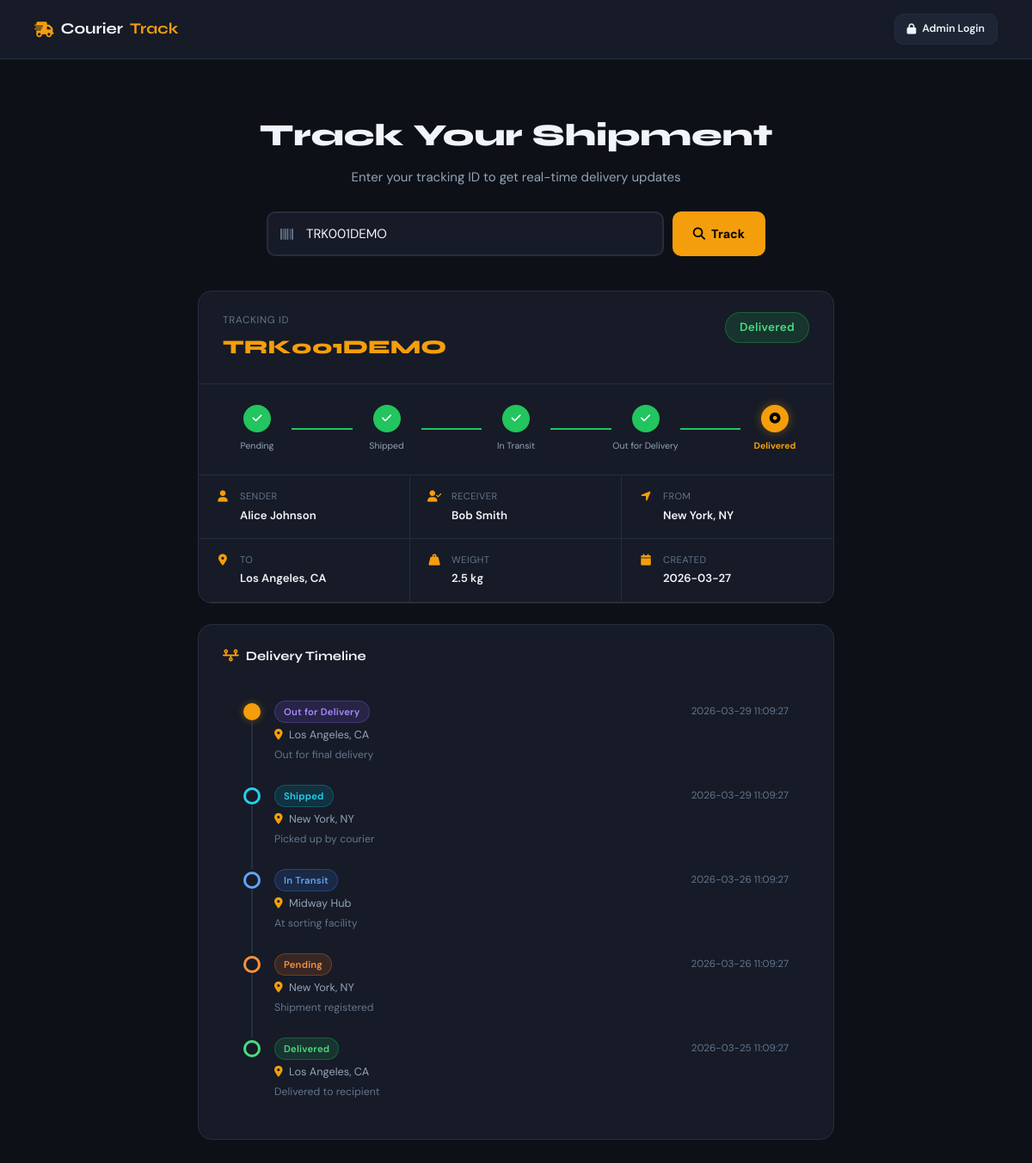
The page /track?tracking_id=TRK001DEMO on the database its author committed.
### tables this page shows
CREATE TABLE shipments (
            id               INTEGER PRIMARY KEY AUTOINCREMENT,
            tracking_id      TEXT UNIQUE NOT NULL,
            sender_name      TEXT NOT NULL,
            receiver_name    TEXT NOT NULL,
            origin           TEXT NOT NULL,
            destination      TEXT NOT NULL,
            sender_contact   TEXT,
            receiver_contact TEXT,
            weight           TEXT,
            description      TEXT,
            status           TEXT DEFAULT 'Pending',
            created_at       TEXT DEFAULT (datetime('now'))
        );

CREATE TABLE tracking_history (
            id          INTEGER PRIMARY KEY AUTOINCREMENT,
            shipment_id INTEGER NOT NULL,
            status      TEXT NOT NULL,
            location    TEXT,
            notes       TEXT,
            timestamp   TEXT DEFAULT (datetime('now')),
            FOREIGN KEY (shipment_id) REFERENCES shipments(id)
        );

### app.py (the view)
@app.route('/track', methods=['GET', 'POST'])
def track():
    shipment = None
    history  = []
    tracking_id = request.args.get('tracking_id', '').strip()
    if tracking_id:
        db = get_db()
        shipment = db.execute(
            'SELECT * FROM shipments WHERE tracking_id=?', (tracking_id,)
        ).fetchone()
        if shipment:
            history = db.execute(
                'SELECT * FROM tracking_history WHERE shipment_id=? ORDER BY timestamp ASC',
                (shipment['id'],)
            ).fetchall()
        else:
            flash('No shipment found with that tracking ID.', 'error')
    return render_template('track.html', shipment=shipment,
                           history=history, tracking_id=tracking_id)

### database.py (called while the page is built)
def get_db():
    from app import app
    if 'db' not in g:
        g.db = sqlite3.connect(DATABASE)
        g.db.row_factory = sqlite3.Row  # Return dict-like rows
    return g.db

### templates/track.html (shortened to what this page needs)
<!DOCTYPE html>
<html lang="en">
<head>
  <link rel="stylesheet" href="{{ url_for('static', filename='css/style.css') }}">
  <link rel="stylesheet" href="https://cdnjs.cloudflare.com/ajax/libs/font-awesome/6.4.0/css/all.min.css"/>
</head>
<body class="track-public-page">
<nav class="track-nav">
  <div class="track-nav-logo">
    <i class="fas fa-truck-fast"></i> Courier<strong>Track</strong>
  </div>
  <a href="{{ url_for('login') }}" class="btn-secondary btn-sm">
    <i class="fas fa-lock"></i> Admin Login
  </a>
</nav>
<div class="track-hero">
  <div class="track-hero-text">
    <h1>Track Your Shipment</h1>
    <p>Enter your tracking ID to get real-time delivery updates</p>
  </div>
  <form method="GET" action="{{ url_for('track') }}" class="track-search-box">
    <div class="track-input-wrap">
      <i class="fas fa-barcode"></i>
      <input type="text" name="tracking_id"
             placeholder="Enter Tracking ID (e.g. TRK001DEMO)"
             value="{{ tracking_id }}" autofocus/>
    </div>
    <button type="submit" class="btn-primary btn-track">
      <i class="fas fa-magnifying-glass"></i> Track
    </button>
  </form>
</div>
{% if shipment %}
<div class="track-result">
  <div class="track-card">
    <div class="track-card-header">
      <div>
        <div class="track-id-label">Tracking ID</div>
        <div class="track-id-value">{{ shipment.tracking_id }}</div>
      </div>
      <span class="status-badge status-{{ shipment.status|replace(' ','_')|lower }} status-lg">
        {{ shipment.status }}
      </span>
    </div>
    {% set steps = ['Pending','Shipped','In Transit','Out for Delivery','Delivered'] %}
    {% set step_idx = steps.index(shipment.status) if shipment.status in steps else 0 %}
    <div class="progress-track">
      {% for step in steps %}
      {% set i = loop.index0 %}
      <div class="progress-step {% if i <= step_idx %}done{% endif %} {% if i == step_idx %}current{% endif %}">
        <div class="progress-dot">
          <i class="fas {% if i < step_idx %}fa-check{% elif i == step_idx %}fa-circle-dot{% else %}fa-circle{% endif %}"></i>
        </div>
        <span>{{ step }}</span>
      </div>
      {% if not loop.last %}
      <div class="progress-line {% if i < step_idx %}done{% endif %}"></div>
      {% endif %}
      {% endfor %}
    </div>
    <div class="track-details">
      <div class="track-detail-item">
        <i class="fas fa-user"></i>
        <div><label>Sender</label><strong>{{ shipment.sender_name }}</strong></div>
      </div>
      <div class="track-detail-item">
        <i class="fas fa-user-check"></i>
        <div><label>Receiver</label><strong>{{ shipment.receiver_name }}</strong></div>
      </div>
      <div class="track-detail-item">
        <i class="fas fa-location-arrow"></i>
        <div><label>From</label><strong>{{ shipment.origin }}</strong></div>
      </div>
      <div class="track-detail-item">
        <i class="fas fa-location-dot"></i>
        <div><label>To</label><strong>{{ shipment.destination }}</strong></div>
      </div>
      <div class="track-detail-item">
        <i class="fas fa-weight-hanging"></i>
        <div><label>Weight</label><strong>{{ shipment.weight or 'N/A' }}</strong></div>
      </div>
      <div class="track-detail-item">
        <i class="fas fa-calendar"></i>
        <div><label>Created</label><strong>{{ shipment.created_at[:10] }}</strong></div>
      </div>
    </div>
  </div>
  {% if history %}
  <div class="track-timeline-card">
    <h3><i class="fas fa-timeline"></i> Delivery Timeline</h3>
    <div class="timeline">
      {% for h in history|reverse %}
      <div class="tl-item {% if loop.first %}tl-latest{% endif %}">
        <div class="tl-dot tl-dot-{{ h.status|replace(' ','_')|lower }}"></div>
        <div class="tl-content">
          <div class="tl-top">
            <span class="status-badge status-{{ h.status|replace(' ','_')|lower }}">{{ h.status }}</span>
            <span class="tl-time">{{ h.timestamp }}</span>
          </div>
          {% if h.location %}
          <div class="tl-loc"><i class="fas fa-location-dot"></i> {{ h.location }}</div>
          {% endif %}
          {% if h.notes %}
          <div class="tl-notes">{{ h.notes }}</div>
          {% endif %}
        </div>
      </div>
      {% endfor %}
    </div>
  </div>
  {% endif %}
</div>
{% endif %}
</body>
</html>

### rows shown on the page
shipments: tracking_id "TRK001DEMO", status "Delivered", sender_name "Alice Johnson", receiver_name "Bob Smith", origin "New York, NY", destination "Los Angeles, CA", weight "2.5 kg", created_at "2026-03-27"
tracking_history: status "Out for Delivery", timestamp "2026-03-29 11:09:27", location "Los Angeles, CA", notes "Out for final delivery"
tracking_history: status "Shipped", timestamp "2026-03-29 11:09:27", location "New York, NY", notes "Picked up by courier"
tracking_history: status "In Transit", timestamp "2026-03-26 11:09:27", location "Midway Hub", notes "At sorting facility"
tracking_history: status "Pending", timestamp "2026-03-26 11:09:27", location "New York, NY", notes "Shipment registered"
tracking_history: status "Delivered", timestamp "2026-03-25 11:09:27", location "Los Angeles, CA", notes "Delivered to recipient"

### other values the page prints
{{ step }} "Pending" "Shipped" "In Transit" "Out for Delivery" "Delivered"
